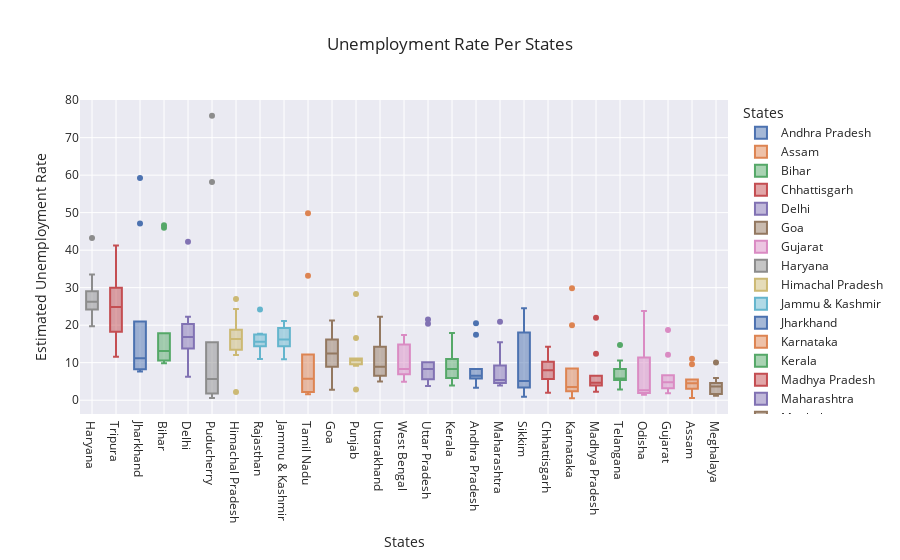

Notebook cell for this chart:
### Code cell
# Box plot of Unemployment Rate by State

fig = px.box(df, x='States', y='Estimated Unemployment Rate', color='States', title='Unemployment Rate Per States', template='seaborn')
fig.update_layout(xaxis={'categoryorder': 'total descending'})
fig.show()

### Figure 1 — Plotly figure (JSON) as saved in the notebook; plotly's stock layout.template omitted (floating-point values rounded to 4 significant figures)
{"data": [{"alignmentgroup": "True", "hovertemplate": "States=%{x}<br>Estimated Unemployment Rate=%{y}<extra></extra>", "legendgroup": "Andhra Pradesh", "marker": {"color": "rgb(76,114,176)"}, "name": "Andhra Pradesh", "notched": false, "offsetgroup": "Andhra Pradesh", "orientation": "v", "showlegend": true, "type": "box", "x": ["Andhra Pradesh", "Andhra Pradesh", "Andhra Pradesh", "Andhra Pradesh", "Andhra Pradesh", "Andhra Pradesh", "Andhra Pradesh", "Andhra Pradesh", "Andhra Pradesh", "Andhra Pradesh"], "x0": " ", "xaxis": "x", "y": [5.48, 5.83, 5.79, 20.51, 17.43, 3.31, 8.34, 6.96, 6.4, 6.59], "y0": " ", "yaxis": "y"}, {"alignmentgroup": "True", "hovertemplate": "States=%{x}<br>Estimated Unemployment Rate=%{y}<extra></extra>", "legendgroup": "Assam", "marker": {"color": "rgb(221,132,82)"}, "name": "Assam", "notched": false, "offsetgroup": "Assam", "orientation": "v", "showlegend": true, "type": "box", "x": ["Assam", "Assam", "Assam", "Assam", "Assam", "Assam", "Assam", "Assam", "Assam", "Assam"], "x0": " ", "xaxis": "x", "y": [4.66, 4.41, 4.77, 11.06, 9.55, 0.6, 3.77, 5.53, 1.19, 3.02], "y0": " ", "yaxis": "y"}, {"alignmentgroup": "True", "hovertemplate": "States=%{x}<br>Estimated Unemployment Rate=%{y}<extra></extra>", "legendgroup": "Bihar", "marker": {"color": "rgb(85,168,104)"}, "name": "Bihar", "notched": false, "offsetgroup": "Bihar", "orientation": "v", "showlegend": true, "type": "box", "x": ["Bihar", "Bihar", "Bihar", "Bihar", "Bihar", "Bihar", "Bihar", "Bihar", "Bihar", "Bihar"], "x0": " ", "xaxis": "x", "y": [10.61, 10.29, 15.43, 46.64, 45.96, 17.82, 12.79, 13.44, 11.91, 9.82], "y0": " ", "yaxis": "y"}, {"alignmentgroup": "True", "hovertemplate": "States=%{x}<br>Estimated Unemployment Rate=%{y}<extra></extra>", "legendgroup": "Chhattisgarh", "marker": {"color": "rgb(196,78,82)"}, "name": "Chhattisgarh", "notched": false, "offsetgroup": "Chhattisgarh", "orientation": "v", "showlegend": true, "type": "box", "x": ["Chhattisgarh", "Chhattisgarh", "Chhattisgarh", "Chhattisgarh", "Chhattisgarh", "Chhattisgarh", "Chhattisgarh", "Chhattisgarh", "Chhattisgarh", "Chhattisgarh"], "x0": " ", "xaxis": "x", "y": [9.65, 8.38, 7.54, 3.41, 10.5, 14.23, 10.27, 5.63, 1.96, 6.62], "y0": " ", "yaxis": "y"}, {"alignmentgroup": "True", "hovertemplate": "States=%{x}<br>Estimated Unemployment Rate=%{y}<extra></extra>", "legendgroup": "Delhi", "marker": {"color": "rgb(129,114,179)"}, "name": "Delhi", "notched": false, "offsetgroup": "Delhi", "orientation": "v", "showlegend": true, "type": "box", "x": ["Delhi", "Delhi", "Delhi", "Delhi", "Delhi", "Delhi", "Delhi", "Delhi", "Delhi", "Delhi"], "x0": " ", "xaxis": "x", "y": [22.23, 14.84, 17.04, 16.68, 42.27, 18.19, 20.3, 13.79, 12.53, 6.27], "y0": " ", "yaxis": "y"}, {"alignmentgroup": "True", "hovertemplate": "States=%{x}<br>Estimated Unemployment Rate=%{y}<extra></extra>", "legendgroup": "Goa", "marker": {"color": "rgb(147,120,96)"}, "name": "Goa", "notched": false, "offsetgroup": "Goa", "orientation": "v", "showlegend": true, "type": "box", "x": ["Goa", "Goa", "Goa", "Goa", "Goa", "Goa", "Goa", "Goa", "Goa", "Goa"], "x0": " ", "xaxis": "x", "y": [8.89, 2.81, 5.25, 13.31, 21.25, 9.96, 17.07, 16.21, 15.38, 11.54], "y0": " ", "yaxis": "y"}, {"alignmentgroup": "True", "hovertemplate": "States=%{x}<br>Estimated Unemployment Rate=%{y}<extra></extra>", "legendgroup": "Gujarat", "marker": {"color": "rgb(218,139,195)"}, "name": "Gujarat", "notched": false, "offsetgroup": "Gujarat", "orientation": "v", "showlegend": true, "type": "box", "x": ["Gujarat", "Gujarat", "Gujarat", "Gujarat", "Gujarat", "Gujarat", "Gujarat", "Gujarat", "Gujarat", "Gujarat"], "x0": " ", "xaxis": "x", "y": [5.54, 6.38, 6.66, 18.71, 12.11, 3.2, 1.84, 1.87, 3.42, 4.03], "y0": " ", "yaxis": "y"}, {"alignmentgroup": "True", "hovertemplate": "States=%{x}<br>Estimated Unemployment Rate=%{y}<extra></extra>", "legendgroup": "Haryana", "marker": {"color": "rgb(140,140,140)"}, "name": "Haryana", "notched": false, "offsetgroup": "Haryana", "orientation": "v", "showlegend": true, "type": "box", "x": ["Haryana", "Haryana", "Haryana", "Haryana", "Haryana", "Haryana", "Haryana", "Haryana", "Haryana", "Haryana"], "x0": " ", "xaxis": "x", "y": [20.34, 25.77, 25.05, 43.22, 29.02, 26.7, 24.18, 33.5, 19.68, 27.31], "y0": " ", "yaxis": "y"}, {"alignmentgroup": "True", "hovertemplate": "States=%{x}<br>Estimated Unemployment Rate=%{y}<extra></extra>", "legendgroup": "Himachal Pradesh", "marker": {"color": "rgb(204,185,116)"}, "name": "Himachal Pradesh", "notched": false, "offsetgroup": "Himachal Pradesh", "orientation": "v", "showlegend": true, "type": "box", "x": ["Himachal Pradesh", "Himachal Pradesh", "Himachal Pradesh", "Himachal Pradesh", "Himachal Pradesh", "Himachal Pradesh", "Himachal Pradesh", "Himachal Pradesh", "Himachal Pradesh", "Himachal Pradesh"], "x0": " ", "xaxis": "x", "y": [16.83, 16.84, 18.76, 2.2, 26.95, 13.47, 24.31, 15.79, 12.04, 13.46], "y0": " ", "yaxis": "y"}, {"alignmentgroup": "True", "hovertemplate": "States=%{x}<br>Estimated Unemployment Rate=%{y}<extra></extra>", "legendgroup": "Jammu & Kashmir", "marker": {"color": "rgb(100,181,205)"}, "name": "Jammu & Kashmir", "notched": false, "offsetgroup": "Jammu & Kashmir", "orientation": "v", "showlegend": true, "type": "box", "x": ["Jammu & Kashmir", "Jammu & Kashmir", "Jammu & Kashmir", "Jammu & Kashmir", "Jammu & Kashmir", "Jammu & Kashmir", "Jammu & Kashmir", "Jammu & Kashmir", "Jammu & Kashmir"], "x0": " ", "xaxis": "x", "y": [21.08, 20.78, 15.5, 18.74, 17.92, 10.88, 11.09, 16.17, 16.14], "y0": " ", "yaxis": "y"}, {"alignmentgroup": "True", "hovertemplate": "States=%{x}<br>Estimated Unemployment Rate=%{y}<extra></extra>", "legendgroup": "Jharkhand", "marker": {"color": "rgb(76,114,176)"}, "name": "Jharkhand", "notched": false, "offsetgroup": "Jharkhand", "orientation": "v", "showlegend": true, "type": "box", "x": ["Jharkhand", "Jharkhand", "Jharkhand", "Jharkhand", "Jharkhand", "Jharkhand", "Jharkhand", "Jharkhand", "Jharkhand", "Jharkhand"], "x0": " ", "xaxis": "x", "y": [10.61, 11.85, 8.23, 47.09, 59.23, 20.95, 7.63, 9.76, 8.24, 11.8], "y0": " ", "yaxis": "y"}, {"alignmentgroup": "True", "hovertemplate": "States=%{x}<br>Estimated Unemployment Rate=%{y}<extra></extra>", "legendgroup": "Karnataka", "marker": {"color": "rgb(221,132,82)"}, "name": "Karnataka", "notched": false, "offsetgroup": "Karnataka", "orientation": "v", "showlegend": true, "type": "box", "x": ["Karnataka", "Karnataka", "Karnataka", "Karnataka", "Karnataka", "Karnataka", "Karnataka", "Karnataka", "Karnataka", "Karnataka"], "x0": " ", "xaxis": "x", "y": [2.86, 3.61, 3.46, 29.84, 19.97, 8.44, 4.01, 0.5, 2.41, 1.58], "y0": " ", "yaxis": "y"}, {"alignmentgroup": "True", "hovertemplate": "States=%{x}<br>Estimated Unemployment Rate=%{y}<extra></extra>", "legendgroup": "Kerala", "marker": {"color": "rgb(85,168,104)"}, "name": "Kerala", "notched": false, "offsetgroup": "Kerala", "orientation": "v", "showlegend": true, "type": "box", "x": ["Kerala", "Kerala", "Kerala", "Kerala", "Kerala", "Kerala", "Kerala", "Kerala", "Kerala", "Kerala"], "x0": " ", "xaxis": "x", "y": [5.31, 7.6, 8.99, 16.99, 17.88, 9.71, 7.09, 10.98, 5.91, 3.88], "y0": " ", "yaxis": "y"}, {"alignmentgroup": "True", "hovertemplate": "States=%{x}<br>Estimated Unemployment Rate=%{y}<extra></extra>", "legendgroup": "Madhya Pradesh", "marker": {"color": "rgb(196,78,82)"}, "name": "Madhya Pradesh", "notched": false, "offsetgroup": "Madhya Pradesh", "orientation": "v", "showlegend": true, "type": "box", "x": ["Madhya Pradesh", "Madhya Pradesh", "Madhya Pradesh", "Madhya Pradesh", "Madhya Pradesh", "Madhya Pradesh", "Madhya Pradesh", "Madhya Pradesh", "Madhya Pradesh", "Madhya Pradesh"], "x0": " ", "xaxis": "x", "y": [4.11, 4.57, 2.22, 12.36, 21.98, 6.48, 5.08, 4.7, 3.91, 3.13], "y0": " ", "yaxis": "y"}, {"alignmentgroup": "True", "hovertemplate": "States=%{x}<br>Estimated Unemployment Rate=%{y}<extra></extra>", "legendgroup": "Maharashtra", "marker": {"color": "rgb(129,114,179)"}, "name": "Maharashtra", "notched": false, "offsetgroup": "Maharashtra", "orientation": "v", "showlegend": true, "type": "box", "x": ["Maharashtra", "Maharashtra", "Maharashtra", "Maharashtra", "Maharashtra", "Maharashtra", "Maharashtra", "Maharashtra", "Maharashtra", "Maharashtra"], "x0": " ", "xaxis": "x", "y": [4.95, 4.69, 5.79, 20.9, 15.46, 9.23, 3.89, 6.23, 4.55, 4.1], "y0": " ", "yaxis": "y"}, {"alignmentgroup": "True", "hovertemplate": "States=%{x}<br>Estimated Unemployment Rate=%{y}<extra></extra>", "legendgroup": "Meghalaya", "marker": {"color": "rgb(147,120,96)"}, "name": "Meghalaya", "notched": false, "offsetgroup": "Meghalaya", "orientation": "v", "showlegend": true, "type": "box", "x": ["Meghalaya", "Meghalaya", "Meghalaya", "Meghalaya", "Meghalaya", "Meghalaya", "Meghalaya", "Meghalaya", "Meghalaya", "Meghalaya"], "x0": " ", "xaxis": "x", "y": [1.66, 3.59, 1.58, 10.03, 5.92, 1.15, 2.1, 3.74, 4.29, 4.6], "y0": " ", "yaxis": "y"}, {"alignmentgroup": "True", "hovertemplate": "States=%{x}<br>Estimated Unemployment Rate=%{y}<extra></extra>", "legendgroup": "Odisha", "marker": {"color": "rgb(218,139,195)"}, "name": "Odisha", "notched": false, "offsetgroup": "Odisha", "orientation": "v", "showlegend": true, "type": "box", "x": ["Odisha", "Odisha", "Odisha", "Odisha", "Odisha", "Odisha", "Odisha", "Odisha", "Odisha", "Odisha"], "x0": " ", "xaxis": "x", "y": [1.9, 3.12, 13.08, 23.76, 11.41, 3.77, 1.88, 1.42, 2.1, 2.18], "y0": " ", "yaxis": "y"}, {"alignmentgroup": "True", "hovertemplate": "States=%{x}<br>Estimated Unemployment Rate=%{y}<extra></extra>", "legendgroup": "Puducherry", "marker": {"color": "rgb(140,140,140)"}, "name": "Puducherry", "notched": false, "offsetgroup": "Puducherry", "orientation": "v", "showlegend": true, "type": "box", "x": ["Puducherry", "Puducherry", "Puducherry", "Puducherry", "Puducherry", "Puducherry", "Puducherry", "Puducherry", "Puducherry", "Puducherry"], "x0": " ", "xaxis": "x", "y": [0.58, 1.76, 1.2, 75.85, 58.19, 4.24, 15.47, 5.05, 10.9, 6.18], "y0": " ", "yaxis": "y"}, {"alignmentgroup": "True", "hovertemplate": "States=%{x}<br>Estimated Unemployment Rate=%{y}<extra></extra>", "legendgroup": "Punjab", "marker": {"color": "rgb(204,185,116)"}, "name": "Punjab", "notched": false, "offsetgroup": "Punjab", "orientation": "v", "showlegend": true, "type": "box", "x": ["Punjab", "Punjab", "Punjab", "Punjab", "Punjab", "Punjab", "Punjab", "Punjab", "Punjab", "Punjab"], "x0": " ", "xaxis": "x", "y": [11.11, 10.97, 10.32, 2.86, 28.33, 16.55, 9.19, 10.99, 9.61, 9.88], "y0": " ", "yaxis": "y"}, {"alignmentgroup": "True", "hovertemplate": "States=%{x}<br>Estimated Unemployment Rate=%{y}<extra></extra>", "legendgroup": "Rajasthan", "marker": {"color": "rgb(100,181,205)"}, "name": "Rajasthan", "notched": false, "offsetgroup": "Rajasthan", "orientation": "v", "showlegend": true, "type": "box", "x": ["Rajasthan", "Rajasthan", "Rajasthan", "Rajasthan", "Rajasthan", "Rajasthan", "Rajasthan", "Rajasthan", "Rajasthan", "Rajasthan"], "x0": " ", "xaxis": "x", "y": [10.97, 15.16, 11.9, 17.7, 15.74, 14.39, 15.81, 17.51, 15.35, 24.15], "y0": " ", "yaxis": "y"}, {"alignmentgroup": "True", "hovertemplate": "States=%{x}<br>Estimated Unemployment Rate=%{y}<extra></extra>", "legendgroup": "Sikkim", "marker": {"color": "rgb(76,114,176)"}, "name": "Sikkim", "notched": false, "offsetgroup": "Sikkim", "orientation": "v", "showlegend": true, "type": "box", "x": ["Sikkim", "Sikkim", "Sikkim", "Sikkim", "Sikkim", "Sikkim", "Sikkim", "Sikkim"], "x0": " ", "xaxis": "x", "y": [23.57, 2.28, 24.51, 4.46, 4.45, 12.49, 5.7, 0.88], "y0": " ", "yaxis": "y"}, {"alignmentgroup": "True", "hovertemplate": "States=%{x}<br>Estimated Unemployment Rate=%{y}<extra></extra>", "legendgroup": "Tamil Nadu", "marker": {"color": "rgb(221,132,82)"}, "name": "Tamil Nadu", "notched": false, "offsetgroup": "Tamil Nadu", "orientation": "v", "showlegend": true, "type": "box", "x": ["Tamil Nadu", "Tamil Nadu", "Tamil Nadu", "Tamil Nadu", "Tamil Nadu", "Tamil Nadu", "Tamil Nadu", "Tamil Nadu", "Tamil Nadu", "Tamil Nadu"], "x0": " ", "xaxis": "x", "y": [1.57, 2.09, 6.4, 49.83, 33.16, 12.2, 6.81, 2.65, 5, 2.16], "y0": " ", "yaxis": "y"}, {"alignmentgroup": "True", "hovertemplate": "States=%{x}<br>Estimated Unemployment Rate=%{y}<extra></extra>", "legendgroup": "Telangana", "marker": {"color": "rgb(85,168,104)"}, "name": "Telangana", "notched": false, "offsetgroup": "Telangana", "orientation": "v", "showlegend": true, "type": "box", "x": ["Telangana", "Telangana", "Telangana", "Telangana", "Telangana", "Telangana", "Telangana", "Telangana", "Telangana", "Telangana"], "x0": " ", "xaxis": "x", "y": [5.49, 8.29, 5.77, 6.25, 14.7, 10.55, 5.36, 5.79, 3.27, 2.86], "y0": " ", "yaxis": "y"}, {"alignmentgroup": "True", "hovertemplate": "States=%{x}<br>Estimated Unemployment Rate=%{y}<extra></extra>", "legendgroup": "Tripura", "marker": {"color": "rgb(196,78,82)"}, "name": "Tripura", "notched": false, "offsetgroup": "Tripura", "orientation": "v", "showlegend": true, "type": "box", "x": ["Tripura", "Tripura", "Tripura", "Tripura", "Tripura", "Tripura", "Tripura", "Tripura", "Tripura", "Tripura"], "x0": " ", "xaxis": "x", "y": [32.67, 28.4, 29.95, 41.23, 21.51, 21.71, 18.24, 27.92, 17.35, 11.57], "y0": " ", "yaxis": "y"}, {"alignmentgroup": "True", "hovertemplate": "States=%{x}<br>Estimated Unemployment Rate=%{y}<extra></extra>", "legendgroup": "Uttar Pradesh", "marker": {"color": "rgb(129,114,179)"}, "name": "Uttar Pradesh", "notched": false, "offsetgroup": "Uttar Pradesh", "orientation": "v", "showlegend": true, "type": "box", "x": ["Uttar Pradesh", "Uttar Pradesh", "Uttar Pradesh", "Uttar Pradesh", "Uttar Pradesh", "Uttar Pradesh", "Uttar Pradesh", "Uttar Pradesh", "Uttar Pradesh", "Uttar Pradesh"], "x0": " ", "xaxis": "x", "y": [7.58, 8.98, 10.11, 21.54, 20.41, 9.47, 5.56, 5.79, 4.18, 3.75], "y0": " ", "yaxis": "y"}, {"alignmentgroup": "True", "hovertemplate": "States=%{x}<br>Estimated Unemployment Rate=%{y}<extra></extra>", "legendgroup": "Uttarakhand", "marker": {"color": "rgb(147,120,96)"}, "name": "Uttarakhand", "notched": false, "offsetgroup": "Uttarakhand", "orientation": "v", "showlegend": true, "type": "box", "x": ["Uttarakhand", "Uttarakhand", "Uttarakhand", "Uttarakhand", "Uttarakhand", "Uttarakhand", "Uttarakhand", "Uttarakhand", "Uttarakhand", "Uttarakhand"], "x0": " ", "xaxis": "x", "y": [5.49, 4.99, 19.85, 6.48, 8.01, 8.61, 12.38, 14.26, 22.26, 9.23], "y0": " ", "yaxis": "y"}, {"alignmentgroup": "True", "hovertemplate": "States=%{x}<br>Estimated Unemployment Rate=%{y}<extra></extra>", "legendgroup": "West Bengal", "marker": {"color": "rgb(218,139,195)"}, "name": "West Bengal", "notched": false, "offsetgroup": "West Bengal", "orientation": "v", "showlegend": true, "type": "box", "x": ["West Bengal", "West Bengal", "West Bengal", "West Bengal", "West Bengal", "West Bengal", "West Bengal", "West Bengal", "West Bengal", "West Bengal"], "x0": " ", "xaxis": "x", "y": [6.94, 4.92, 6.92, 17.41, 17.41, 7.29, 6.83, 14.87, 9.35, 9.98], "y0": " ", "yaxis": "y"}], "layout": {"autosize": true, "boxmode": "overlay", "legend": {"title": {"text": "States"}, "tracegroupgap": 0}, "title": {"text": "Unemployment Rate Per States"}, "xaxis": {"anchor": "y", "autorange": true, "categoryarray": ["Andhra Pradesh", "Assam", "Bihar", "Chhattisgarh", "Delhi", "Goa", "Gujarat", "Haryana", "Himachal Pradesh", "Jammu & Kashmir", "Jharkhand", "Karnataka", "Kerala", "Madhya Pradesh", "Maharashtra", "Meghalaya", "Odisha", "Puducherry", "Punjab", "Rajasthan", "Sikkim", "Tamil Nadu", "Telangana", "Tripura", "Uttar Pradesh", "Uttarakhand", "West Bengal"], "categoryorder": "total descending", "domain": [0, 1], "range": [-0.5, 26.5], "title": {"text": "States"}, "type": "category"}, "yaxis": {"anchor": "x", "autorange": true, "domain": [0, 1], "range": [-3.686, 80.04], "title": {"text": "Estimated Unemployment Rate"}, "type": "linear"}}}
